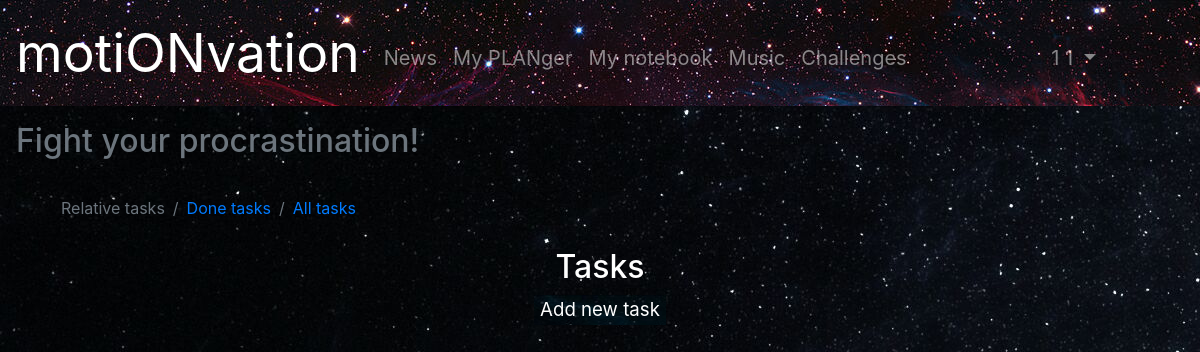
Page /tasks (signed in) on the earlier database version.
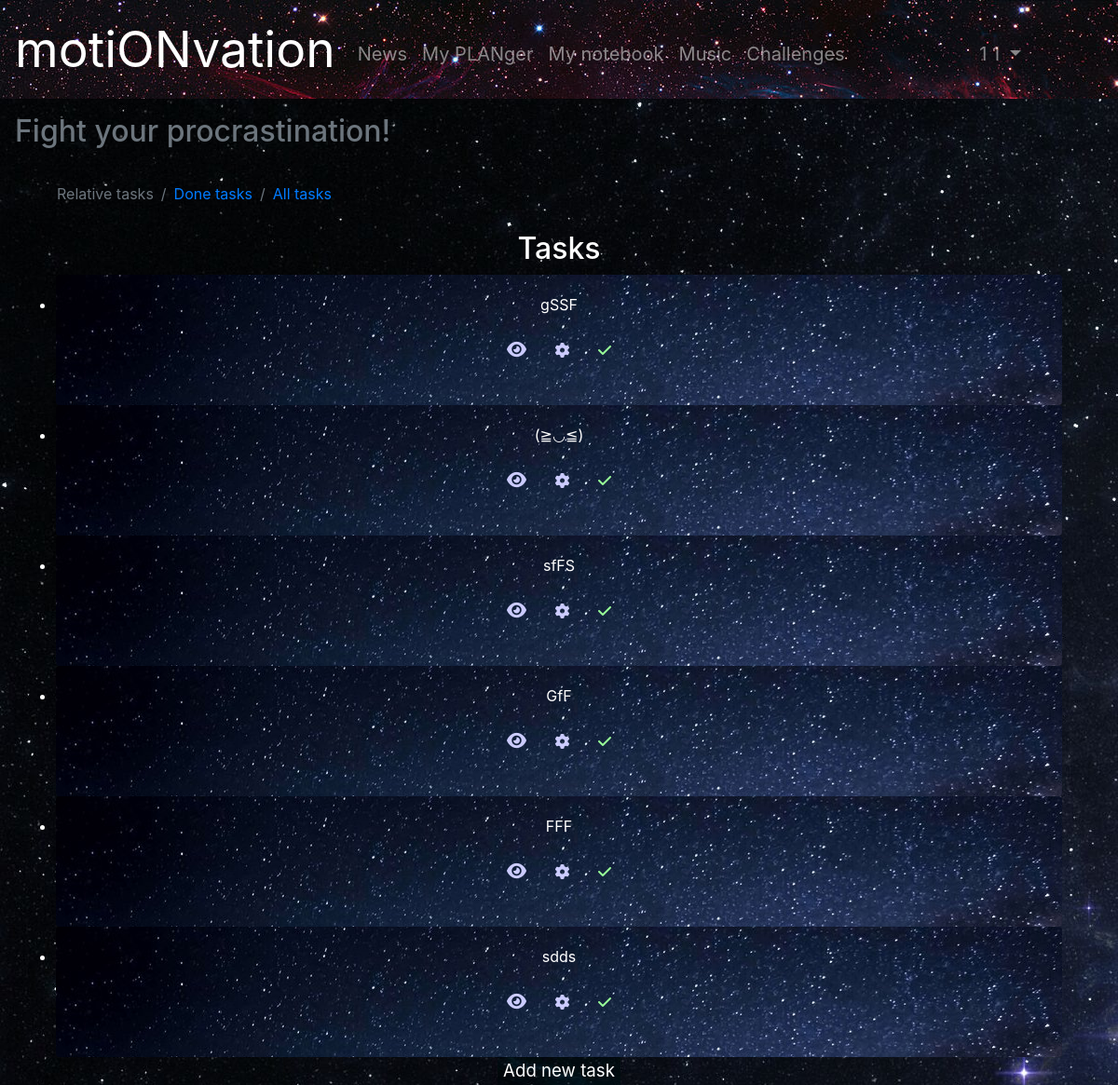
Same page on the later database version.
### motionvation/data/models/tasks.py (models this page shows)
class Task(SqlAlchemyBase, SerializerMixin):
    __tablename__ = 'tasks'
    id = Column(Integer, primary_key=True, autoincrement=True)
    title = Column(String)
    description = Column(String)
    priority = Column(String)
    is_performed = Column(Boolean, default=False)
    category_id = Column(Integer, ForeignKey('categories.id'))
    user_id = Column(Integer, ForeignKey('users.id'))
    user = orm.relation('User')
    category = orm.relation('Category')

### motionvation/application.py (the view)
@app.route('/tasks')
@login_required
def tasks():
    db = db_session.create_session()
    tasks = db.query(Task).filter(Task.user == current_user, Task.is_performed == False).all().copy()
    new_tasks = []
    priority_now = 10
    while priority_now != -1:
        for task in tasks:
            if task.priority == str(priority_now):
                new_tasks.append(task)
        priority_now -= 1
    return render_template('tasks.html', tasks=new_tasks, t_page_id=0,
    useracc=(current_user.name + ' ' + current_user.surname), title='Tasks')

### motionvation/application.py (called while the page is built)
@login_manager.user_loader
def load_user(user_id):
    db = db_session.create_session()
    return db.query(User).get(user_id)

### motionvation/data/db_session.py (called while the page is built)
def create_session() -> orm.Session:
    global __factory
    return __factory()

### motionvation/templates/tasks.html (shortened to what this page needs)
{% extends 'base.html' %}
{% block content %}
<main class='text-center container'>
    <nav aria-label="breadcrumb">
    {% if t_page_id == 0 %}
    <ol class="breadcrumb crumb-ds">
        <li class="breadcrumb-item active">Relative tasks</li>
        <li class="breadcrumb-item"><a href="/done_tasks">Done tasks</a></li>
        <li class="breadcrumb-item"><a href="/all_tasks">All tasks</a></li>
    </ol>
    {% elif t_page_id == 1 %}
    <ol class="breadcrumb crumb-ds">
        <li class="breadcrumb-item"><a href="/tasks">Relative tasks</a></li>
        <li class="breadcrumb-item active">Done tasks</li>
        <li class="breadcrumb-item"><a href="/all_tasks">All tasks</a></li>
    </ol>
    {% elif t_page_id == 2 %}
    <ol class="breadcrumb crumb-ds">
        <li class="breadcrumb-item"><a href="/tasks">Relative tasks</a></li>
        <li class="breadcrumb-item"><a href="/done_tasks">Done tasks</a></li>
        <li class="breadcrumb-item active">All tasks</li>
    </ol>
    {% endif %}
    </nav>
    <h2>Tasks</h2>
    <div class="container">
        <ul class="list-group">
            {% for task in tasks %}
            <li>
                <div class="card" style="width: 1080px; height: 140px; border: none; margin: 0px;">
                    <div class="card-body">
                        <section class='simple-inline'>
                            <p>{{ task.title }}</p>
                            <a href="tasks/{{ task.id }}" class="btn btn-note button-note-text card-link" data-toggle="tooltip" data-placement="bottom" data-delay: '{ "show": 0, "hide": 0 }' title="View task"><i class="fas fa-eye" style="color: #ccf"></i></a>
                            <a href="#" class="btn btn-note" data-toggle="modal" data-target="#taskSettings" style='color: #ccf;'><i class="fas fa-cog" style="color: #ccf"></i></a>
                            {% if task.is_performed %}
                            <a class="btn btn-note" href="/undone_task/{{ task.id }}" style='color: #ccf;'><i class="fas fa-times" style="color: #d22"></i></a>
                            {% else %}
                            <a class="btn btn-note" href="/done_task/{{ task.id }}" style='color: #ccf;'><i class="fas fa-check" style="color: #9f9"></i></a>
                            {% endif %}
                        </section>
                    </div>
                </div>
            </li>
            {% endfor %}
        </ul>
        {% if t_page_id == 0 %}
            <button class="button-note"><a href="/select_category" class="button-note-text">Add new task</a></button>
        {% elif t_page_id == 2 %}
            <button class="button-note"><a href="/select_category" class="button-note-text">Add new relevant task</a></button>
        {% endif %}
    </div>
    </main>
{% endblock %}

### motionvation/templates/base.html (shortened to what this page needs)
<!doctype html>
<html lang="ru">
<head>
    <link rel="stylesheet" href="https://stackpath.bootstrapcdn.com/bootstrap/4.4.1/css/bootstrap.min.css">
    <link rel="stylesheet" href="{{ url_for('static', filename='css/style86.css') }}">
</head>
<body>
    <nav class="navbar navbar-dark  navbar-expand-lg" style="background: url(../static/img/4.jpg)">
        <a class="navbar-brand ssilka" href="/">motiONvation</a>
        <div class="collapse navbar-collapse">
            {% if current_user.is_authenticated %}
            <ul class="navbar-nav mr-auto">
                <li class="nav-item">
                    <a class="nav-link" href='/news'>News</a>
                </li>
                <li class="nav-item">
                    <a class="nav-link" href='/planger'>My PLANger</a>
                </li>
                <li class="nav-item">
                    <a class="nav-link" href='/mynotes'>My notebook</a>
                </li>
                <li class="nav-item">
                    <a class="nav-link" href='/music'>Music</a>
                </li>
                <li class="nav-item">
                    <a class="nav-link" href='/challenges'>Challenges</a>
                </li>
            </ul>
            <ul class="navbar-nav ml-auto">
                <li class="nav-item nav-item-acc dropdown">
                    <a class="nav-link dropdown-toggle" href="#" id="navbardrop" data-toggle="dropdown">
                        {{ useracc }}
                    </a>
                </li>
            </ul>
                {% endif %}
        </div>
    </nav>
    <h2 class="p-3 text-muted">Fight your procrastination!</h2>
    <main class="container-fluid">
        {% block content %}
        {% endblock %}
    </main>
</body>
</html>

### motionvation/static/css/style86.css (style rules this page uses)
body { background: url(../img/7.jpg); color: #fff; }
.ssilka { font-size: 40pt; }
.card { background: url(../img/3.jpg); }
.nav-link { font-size: 15pt; margin-top: 10px; }
.button-note-text { color: #fff; font-size: 14pt; text-decoration: none; }
.button-note { color: #fff; background: url(../img/1.jpg); border: none; }
.nav-item-acc { margin-right: 80px; }
.crumb-ds { background-image: none; background-color: transparent; color: #fff; }

Differences in the rows shown:
added Task: title "gSSF"
added Task: title "(≧◡≦)"
added Task: title "sfFS"
added Task: title "GfF"
added Task: title "FFF"
added Task: title "sdds"
